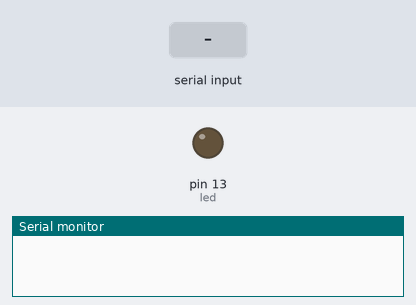
The sketch below on a simulated Arduino Uno, built with avr-gcc and run on an emulated ATmega328P. Parts: output pins drawn as LEDs (lit = HIGH), the last lines printed to the serial monitor. Inputs (shaded band) come from the test bench.

Above: at 1.2 s.
1.3 s: "1" received over Serial
At 2.5 s:
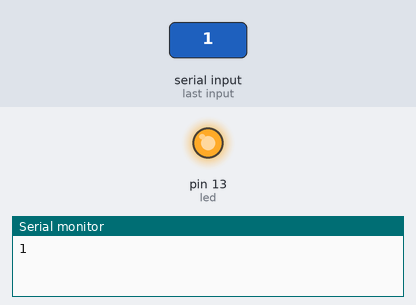
2.8 s: "0" received over Serial
At 3.6 s:
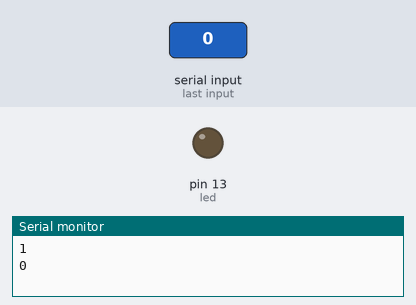
Timing chart, 0 to 5.8 s (numbered marks = the images above; inputs shaded):
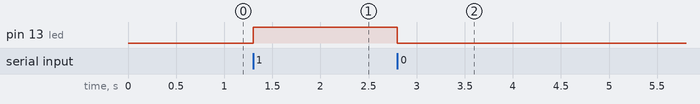

The sketch:

bluetoothLedControl.ino
```cpp
char receiveValue;
int led=13;
void setup() {
  // put your setup code here, to run once:
  Serial.begin(9600);
  pinMode(led,OUTPUT);


}

void loop() {
  // put your main code here, to run repeatedly:

  if(Serial.available()>0){
    receiveValue=Serial.read();
    Serial.println(receiveValue);
    if(receiveValue=='0'){
      digitalWrite(led,LOW);
    }
    if(receiveValue=='1'){
      digitalWrite(led,HIGH);
    }
  }

}
```

Measured:
- after the input at 1.3 s, pin 13 (led): LOW → HIGH at once
- after the input at 2.8 s, pin 13 (led): HIGH → LOW at once
